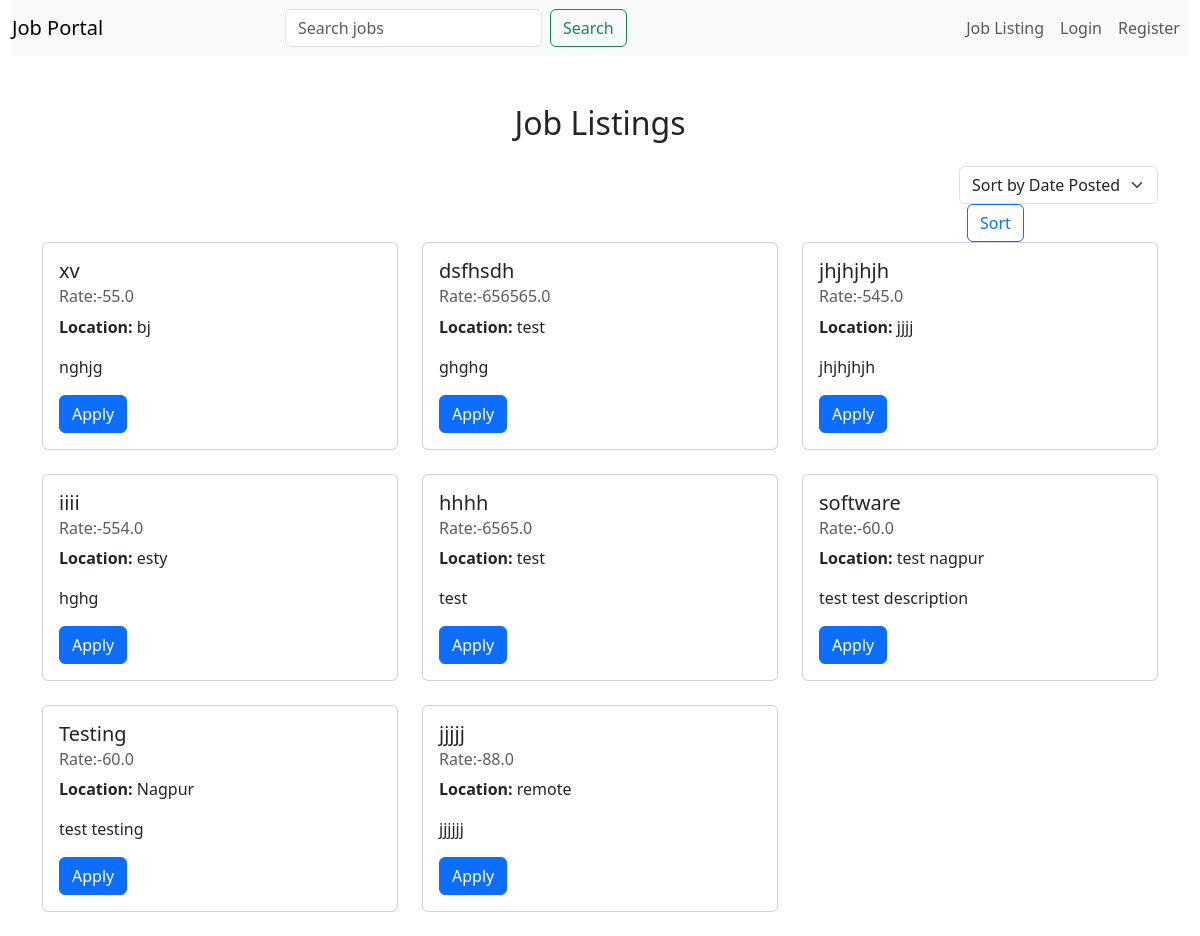
The page /job-listing on the database as committed earlier.
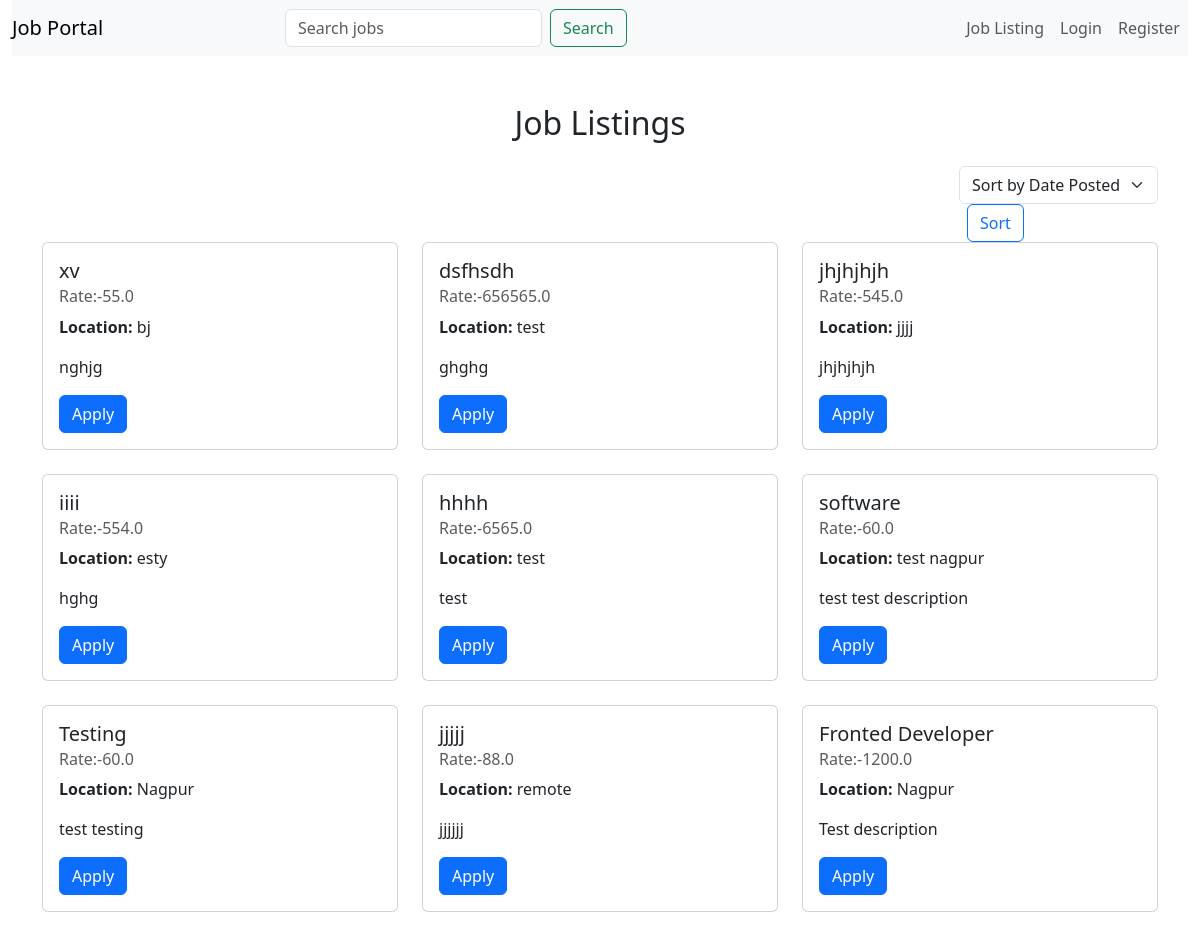
The same page on the database as committed later.
### main.py (models this page shows)
class JobListing(db.Model):
    __tablename__ = 'job_listings'
    id = db.Column(db.Integer, primary_key=True)
    title = db.Column(db.String(100), nullable=False)
    description = db.Column(db.Text, nullable=False)
    pay_rate = db.Column(db.Float, nullable=False)
    location = db.Column(db.String(100), nullable=False)
    category = db.Column(db.String(100), nullable=False)
    created_at = db.Column(db.DateTime, default=datetime.utcnow)
    user_id = db.Column(db.Integer, db.ForeignKey('users.id'), nullable=False)

### main.py (the view)
@app.route('/job-listing',methods=['GET'])
def jobListing():
    keywords = request.args.get('keywords', '')
    category = request.args.get('category', '')
    location = request.args.get('location', '')
    sort_by = request.args.get('sort_by', 'date_posted')
    query = JobListing.query
    if keywords:
        query = query.filter(JobListing.title.contains(keywords) | JobListing.description.contains(keywords))
    if category:
        query = query.filter(JobListing.category == category)
    if location:
        query = query.filter(JobListing.location.contains(location))
    jobs = query.all()
    return render_template('joblist.html', job_listings=jobs)

### templates/joblist.html (shortened to what this page needs)
{% extends 'layout.html' %}
{% block content %}
    <div class="container mt-5">
        <h2 class="text-center mb-4">Job Listings</h2>
        <div class="row">
            <div class="d-flex justify-content-end">
                <form method="GET" action="{{ url_for('jobListing') }}">
                    <select class="form-select" name="sort_by">
                        <option value="date_posted" {% if request.args.get('sort_by') == 'date_posted' %}selected{% endif %}>Sort by Date Posted</option>
                    </select>
                    <button class="btn btn-outline-primary ms-2" type="submit">Sort</button>
                </form>
            </div>
            {% for job in job_listings %}
            <div class="col-md-4 mb-4">
                <div class="card">
                    <div class="card-body">
                        <h5 class="card-title">{{job.title}}</h5>
                        <h6 class="card-subtitle mb-2 text-muted">Rate:-{{job.pay_rate}}</h6>
                        <p class="card-text"><strong>Location:</strong> {{job.location}}</p>
                        <p class="card-text">{{job.description}}</p>
                        <a href="{{ url_for('apply_for_job', job_id=job.id) }}" class="btn btn-primary">Apply</a>
                    </div>
                </div>
            </div>
            {% endfor %}
        </div>
    </div>
    {% endblock %}

Rows that differ between the two databases and show on the page:
added JobListing: title "Fronted Developer", pay_rate "1200.0", location "Nagpur", description "Test description"
